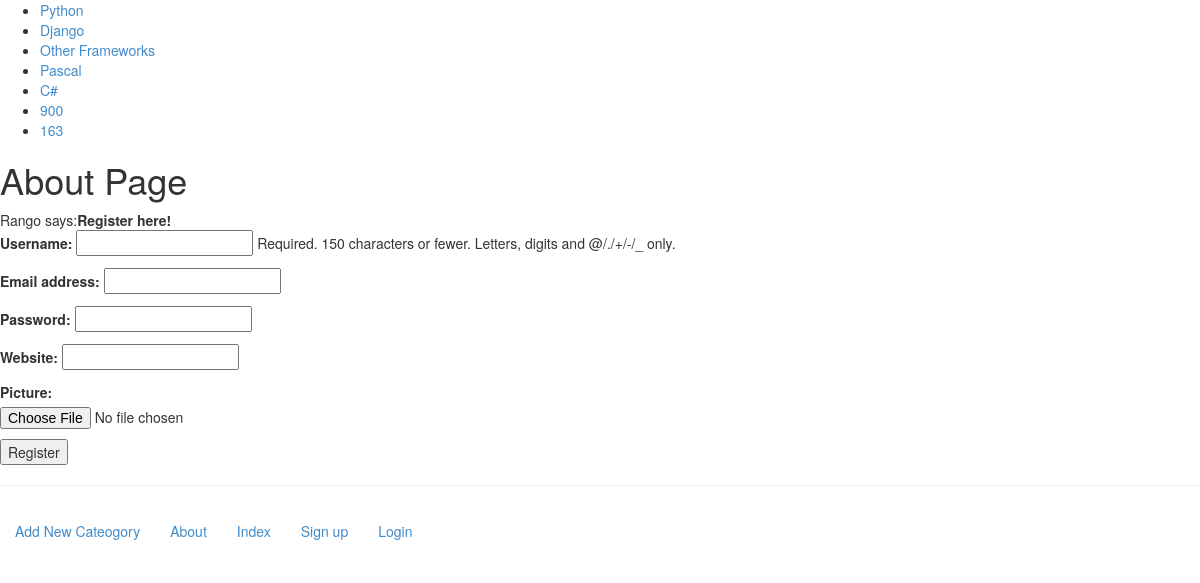
The page /rango/register/ on the database its author committed.
### rango/models.py (models this page shows, shortened)
class Category(models.Model):
    maxlength = 128
    name = models.CharField(max_length=maxlength, unique=True)
    views = models.IntegerField(default=0)
    likes = models.IntegerField(default=0)
    slug = models.SlugField(unique=True)
    class Meta:
        verbose_name_plural = "Categories"

### rango/views.py (the view)
def register(request):
    registered = False
    if request.method == 'POST':
        user_form = UserForm(data=request.POST)
        profile_form = UserProfileForm(data=request.POST)
        if user_form.is_valid() and profile_form.is_valid():
            user = user_form.save()
            user.set_password(user.password)
            user.save()
            profile = profile_form.save(commit=False)
            profile.user = user
            if 'picutre' in request.FILES:
                profile.picture = request.FILES['picture']
            profile.save()
            register = True
        else:
            print(user_form.errors, profile_form.errors)
    else:
        user_form = UserForm()
        profile_form = UserProfileForm()
    return render(request,
                  'rango/register.html',
                  {'user_form': user_form,
                   'profile_form': profile_form,
                   'registered': registered})

### rango/forms.py
class UserForm(forms.ModelForm):
    password = forms.CharField(widget=forms.PasswordInput)
    class Meta:
        model = User
        fields = ('username', 'email', 'password')

class UserProfileForm(forms.ModelForm):
    class Meta:
        model = UserProfile
        fields = ('website', 'picture')

### rango/templatetags/rango_template_tags.py (called while the page is built)
@register.inclusion_tag('rango/cats.html')#注册tag
def get_category_list(cat=None):
    return {'cats': Category.objects.all(),'act_cat':cat}

### templates/rango/register.html (shortened to what this page needs)
{% extends 'rango/base.html' %}
{% load staticfiles %}
{% block body_block %}
    <h1>About Page</h1>
    {% if registered %}
        Rango says:<Strong>Thank you for registering!</Strong>
        <a href="{% url 'rango:index' %}">Return to the homepage.</a>
    {% else %}
        Rango says:<strong>Register here!</strong><br/>
        <form id="user_form" method="post" action="{% url 'rango:register' %}" enctype="multipart/form-data">
            {{ user_form.as_p }}
            {{ profile_form.as_p }}
            <input type="submit" name="submit" value="Register"/>
        </form>
    {% endif %}
{% endblock %}

### templates/rango/cats.html
{% block sidebar_block %}
    <ul>
        {% if cats %}
            {% for c in cats %}
                {% if c == act_cat %}
                    <strong>
                        <li><a href="{% url 'rango:show_category' c.slug %}">{{ c.name }}</a></li>
                    </strong>
                {% else %}
                    <li><a href="{% url 'rango:show_category' c.slug %}">{{ c.name }}</a></li>
                {% endif %}
            {% endfor %}
        {% else %}
            <li><strong>There are no categories resent.</strong></li>
        {% endif %}
    </ul>
{% endblock %}

### rows shown on the page
Category: name "Python"
Category: name "Django"
Category: name "Other Frameworks"
Category: name "Pascal"
Category: name "C#"
Category: name "900"
Category: name "163"
